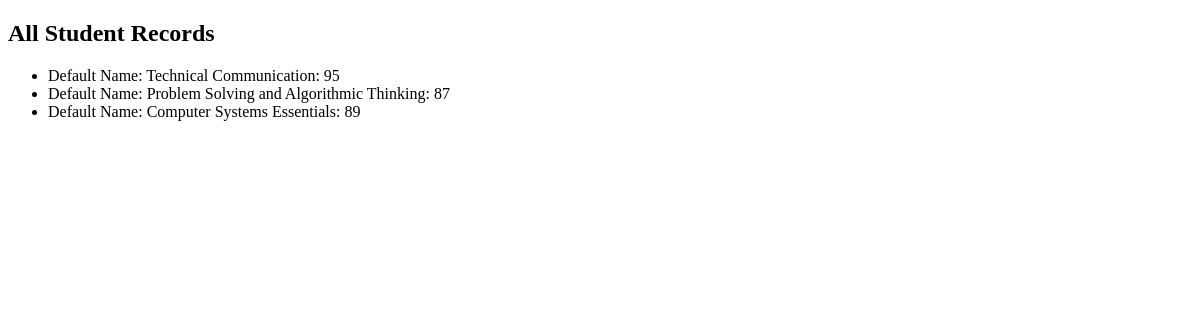
/teacher-records/ (signed in), run on an earlier commit of the app's database.
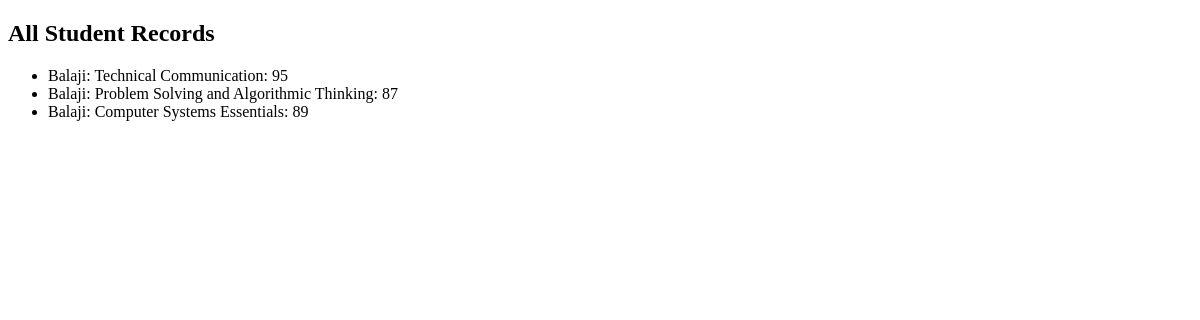
And on a later commit of the database.
### App/models.py (models this page shows, shortened)
class Marks(models.Model):
    student = models.ForeignKey(Student, on_delete=models.CASCADE)
    subject = models.ForeignKey(Subject, on_delete=models.CASCADE)
    marks = models.IntegerField()
    grade = models.CharField(max_length=2)

class Student(models.Model):
    user = models.OneToOneField(User, on_delete=models.CASCADE)
    name = models.CharField(max_length=100, default='Default Name')
    course = models.ForeignKey(Course, on_delete=models.CASCADE)
    def __str__(self):
        return self.name

class Subject(models.Model):
    course = models.ForeignKey(Course, on_delete=models.CASCADE)
    semester = models.ForeignKey(Semester, on_delete=models.CASCADE)
    name = models.CharField(max_length=100)
    credits = models.IntegerField(default=3)
    def __str__(self):
        return self.name

### App/views.py (the view)
# urls.py: path('teacher-records/', teacher_records_view, name='teacher-records'),
@login_required
def teacher_records_view(request):
    records = Marks.objects.all()
    return render(request, 'teacher_records.html', {'records': records})

### templates/teacher_records.html (shortened to what this page needs)
<!DOCTYPE html>
<html>
<head>
</head>
<body>
    <h2>All Student Records</h2>
    <ul>
        {% for record in records %}
            <li>{{ record.student }}: {{ record.subject }}: {{ record.marks }}</li>
        {% endfor %}
    </ul>
</body>
</html>

What changed in the data, as far as the page shows it:
changed through a linked row, Marks "Technical Communication": student "Default Name" → "Balaji"
changed through a linked row, Marks "Problem Solving and Algorithmic Thinking": student "Default Name" → "Balaji"
changed through a linked row, Marks "Computer Systems Essentials": student "Default Name" → "Balaji"
